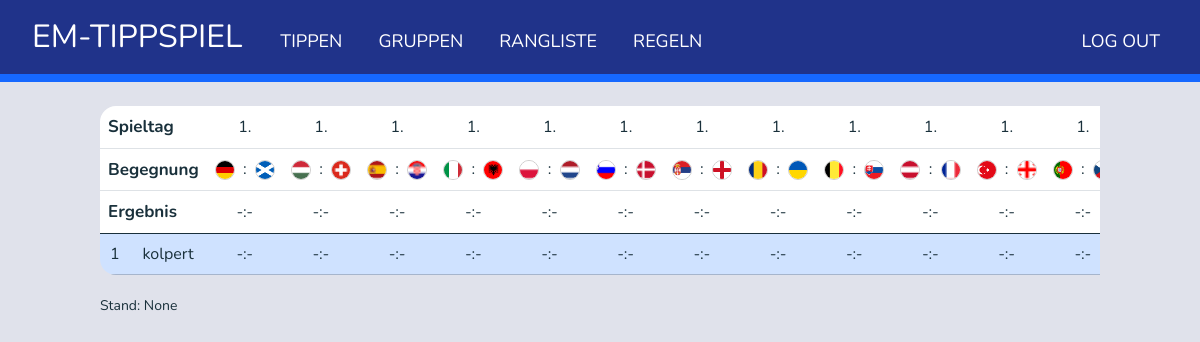
The app's page /rangliste (signed in), older data.
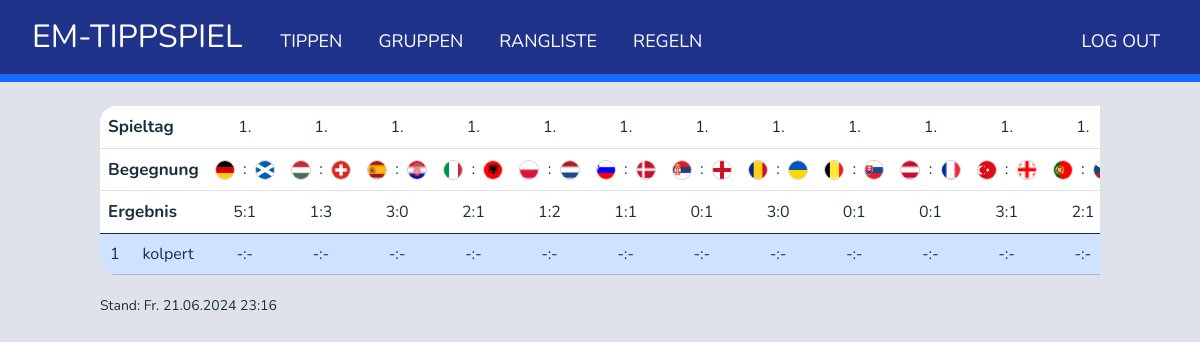
The same page, newer data.
### tables this page shows
CREATE TABLE matches (
    id INTEGER PRIMARY KEY UNIQUE,
    matchday INTEGER,
    team1_id TEXT NOT NULL,
    team2_id TEXT NOT NULL,
    team1_score INTEGER,
    team2_score INTEGER,
    matchDateTime DATETIME,
    matchIsFinished INTEGER,
    location TEXT,
    lastUpdateDateTime DATETIME,
    predictions_evaluated INTEGER DEFAULT 0,
    evaluation_Date DATETIME,
    FOREIGN KEY(team1_id) references teams(id),
    FOREIGN KEY(team2_id) references teams(id)
);

CREATE TABLE teams (	
    id INTEGER PRIMARY KEY UNIQUE,
    teamName TEXT,
    shortName TEXT,
    teamIconUrl TEXT,
    teamIconPath TEXT,
    teamGroupName TEXT DEFAULT 'None',
    points INTEGER DEFAULT 0,
    opponentGoals INTEGER DEFAULT 0,
    goals INTEGER DEFAULT 0,
    matches INTEGER DEFAULT 0,
    won INTEGER DEFAULT 0,
    lost INTEGER DEFAULT 0,
    draw INTEGER DEFAULT 0,
    goalDiff INTEGER DEFAULT 0,
    rank INTEGER,
    lastUpdateTime DATETIME											
);

### app.py (the view)
@app.route("/rangliste")
@login_required
def rangliste():
    last_update = db.execute("""
                             SELECT evaluation_Date FROM matches
                             ORDER BY evaluation_Date DESC
                             LIMIT 1
                             """)[0]["evaluation_Date"]
    if not last_update:
        last_update = None
    else:
        last_update = convert_iso_datetime_to_human_readable(last_update)
    next_match = db.execute("""
                              SELECT id, matchDateTime FROM matches
                              WHERE matchIsFinished = 0
                              ORDER BY matchDateTime ASC
                              LIMIT 1
                              """)
    if next_match:
        next_match = next_match[0]
        next_match["is_live"] = False
        current_datetime = get_current_datetime_as_object()
        match_start_time = convert_iso_to_datetime_without_decimals(next_match["matchDateTime"]) # Without decimals because API uses kickoff times without decimals
        match_duration = timedelta(minutes=90+15+10)  # Assuming each match lasts 90 minutes
        match_end_time = match_start_time + match_duration
        if match_start_time <= current_datetime <= match_end_time:
            next_match["is_live"] = True
    else:
        next_match = None
    return render_template("rangliste.html",
                           matchdata=get_matches(),
                           users=get_rangliste_data(),
                           user_id=session["user_id"],
                           next_match=next_match,
                           last_update=last_update)

### app.py (called while the page is built)
@app.after_request
def after_request(response):
    response.headers["Cache-Control"] = "no-cache, no-store, must-revalidate"
    response.headers["Expires"] = 0
    response.headers["Pragma"] = "no-cache"
    return response

### helpers.py (called while the page is built)
def login_required(f):
    @wraps(f)
    def decorated_function(*args, **kwargs):
        if session.get("user_id") is None:
            return redirect("/login")
        return f(*args, **kwargs)
    return decorated_function

def get_matches():
    print("getting matches...")
    if automatic_updates:
        if is_update_needed_matches():
            update_matches_db()
    return get_local_matches()

def get_current_datetime_as_object():
    return datetime.now()

def convert_iso_datetime_to_human_readable(datetime_iso_string):
    date = datetime.fromisoformat(datetime_iso_string)
    date.weekday()
    weekday_names = ["Mo.", "Di.", "Mi.", "Do.", "Fr.", "Sa.", "So."]
    match_time_readable = f"{weekday_names[date.weekday()]} {date.strftime('%d.%m.%Y %H:%M')}"
    return match_time_readable

def convert_iso_to_datetime_without_decimals(iso_str):
    return datetime.strptime(iso_str, "%Y-%m-%dT%H:%M:%S")

### templates/rangliste.html (shortened to what this page needs)
{% extends "layout.html" %}
{% block main %}
<div class="text-center">
    <div class="table-responsive" style="max-width: 1000px;">
        <table class="table rounded-4 overflow-hidden">
            <thead>
                <tr>
                    <th colspan="2" class="text-left">Spieltag</th>
                    {% for match in matchdata %}
                        {% if match.matchday <= 3 %}
                            <td>{{ match.matchday }}.</td>
                        {% endif %}
                    {% endfor %}
                </tr>
                <tr>
                    <th colspan="2" class="text-left">Begegnung</th>
                    {% for match in matchdata %}
                        <td>
                            <img src="{{ match.team1IconPath }}" alt="{{ match.team1_shortName }}-logo" class="team-logo-small">
                            <span>&nbsp;:&nbsp;</span>
                            <img src="{{ match.team2IconPath }}" alt="{{ match.team2_shortName }}-logo" class="team-logo-small">
                        </td>
                    {% endfor %}
                </tr>
                <tr class="bottom-border">
                    <th colspan="2" class="text-left">Ergebnis</th>
                    {% for match in matchdata %}
                        <td>
                            {% if match.team1_score is not none %}
                                {{ match.team1_score }}:{{ match.team2_score }}
                            {% else %}
                                -:-
                            {% endif %}
                        </td>
                    {% endfor %}
                </tr>
            </thead>
            <tbody>
                {% for user in users %}
                    <tr class="{% if user.id == user_id %}table-primary{% endif %}">
                        <td>{{ loop.index }}</td>
                        <td>{{ user.username }}</td>
                        {% for match in matchdata %}
                            {% set prediction = user.predictions|selectattr("match_id", "equalto", match.id)|first %}
                            <td>
                                {% if prediction %}
                                    {% if match.matchIsFinished or (next_match and next_match.is_live and next_match.id == match.id) or user.id == user_id %}
                                        {{ prediction.team1_score }}:{{ prediction.team2_score }}
                                        {% if match.predictions_evaluated == 1 %}
                                            <sub>{{ prediction.points }}</sub>
                                        {% else %}
                                            <sub>?</sub>
                                        {% endif %}
                                    {% else %}
                                        -:-
                                    {% endif %}
                                {% else %}
                                    -:-
                                {% endif %}
                            </td>
                        {% endfor %}
                    </tr>
                {% endfor %}
            </tbody>
        </table>
    </div>
    <div class="last-update" style="display: flex; justify-content: space-between;">
        <p>Stand: {{ last_update }}</p>
    </div>
</div>
{% endblock %}

Row changes from the older to the newer data that the page shows:
no longer on this page (row edited): teams: teamGroupName "None"
changed matches (number 1 of 12 on the later page): team1_score (not shown) → "5"; team2_score (not shown) → "1"; no longer shows "-:-"
changed matches (number 2 of 12 on the later page): team1_score (not shown) → "1"; team2_score (not shown) → "3"; no longer shows "-:-"
changed matches (number 3 of 12 on the later page): team1_score (not shown) → "3"; team2_score (not shown) → "0"; no longer shows "-:-"
changed matches (number 4 of 12 on the later page): team1_score (not shown) → "2"; team2_score (not shown) → "1"; no longer shows "-:-"
changed matches (number 5 of 12 on the later page): team1_score (not shown) → "1"; team2_score (not shown) → "2"; no longer shows "-:-"
changed matches (number 6 of 12 on the later page): team1_score (not shown) → "1"; team2_score (not shown) → "1"; no longer shows "-:-"
changed matches (number 7 of 12 on the later page): team1_score (not shown) → "0"; team2_score (not shown) → "1"; no longer shows "-:-"
changed matches (number 8 of 12 on the later page): team1_score (not shown) → "3"; team2_score (not shown) → "0"; no longer shows "-:-"
changed matches (number 9 of 12 on the later page): team1_score (not shown) → "0"; team2_score (not shown) → "1"; no longer shows "-:-"
changed matches (number 10 of 12 on the later page): team1_score (not shown) → "0"; team2_score (not shown) → "1"; no longer shows "-:-"
changed matches (number 11 of 12 on the later page): team1_score (not shown) → "3"; team2_score (not shown) → "1"; no longer shows "-:-"
changed matches (number 12 of 12 on the later page): team1_score (not shown) → "2"; team2_score (not shown) → "1"; no longer shows "-:-"
Text that changed along with them:
{{ last_update }}: (not shown) → "Fr. 21.06.2024 23:16"
